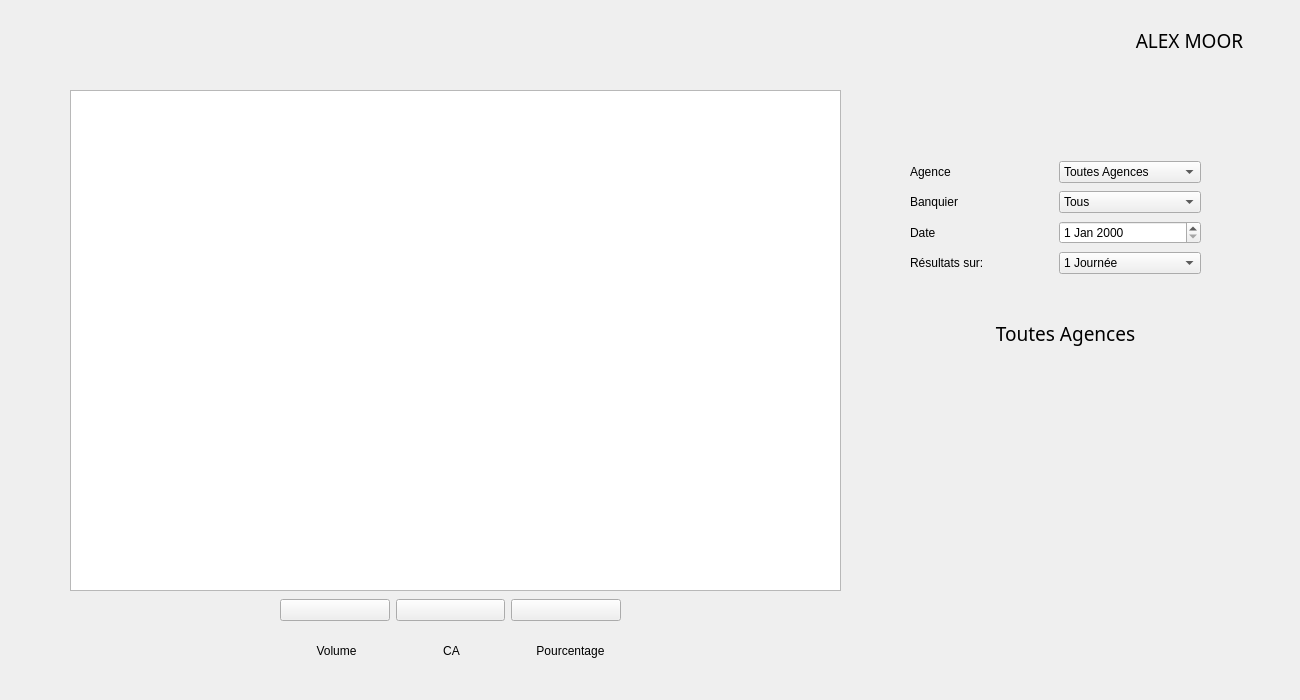
<?xml version="1.0" encoding="UTF-8"?>
<ui version="4.0">
 <class>pret</class>
 <widget class="QWidget" name="pret">
  <property name="geometry">
   <rect>
    <x>0</x>
    <y>0</y>
    <width>1300</width>
    <height>700</height>
   </rect>
  </property>
  <property name="windowTitle">
   <string>Form</string>
  </property>
  <widget class="QWidget" name="layoutWidget_2">
   <property name="geometry">
    <rect>
     <x>910</x>
     <y>160</y>
     <width>291</width>
     <height>119</height>
    </rect>
   </property>
   <layout class="QVBoxLayout" name="verticalLayout_4" stretch="0,0,0,0">
    <property name="spacing">
     <number>7</number>
    </property>
    <property name="rightMargin">
     <number>0</number>
    </property>
    <item>
     <layout class="QHBoxLayout" name="horizontalLayout_2">
      <property name="spacing">
       <number>7</number>
      </property>
      <item>
       <widget class="QLabel" name="label">
        <property name="text">
         <string>Agence</string>
        </property>
       </widget>
      </item>
      <item>
       <widget class="QComboBox" name="agence">
        <item>
         <property name="text">
          <string>Toutes Agences</string>
         </property>
        </item>
        <item>
         <property name="text">
          <string>Brest</string>
         </property>
        </item>
        <item>
         <property name="text">
          <string>Mulhouse</string>
         </property>
        </item>
        <item>
         <property name="text">
          <string>Marseille</string>
         </property>
        </item>
        <item>
         <property name="text">
          <string>Paris</string>
         </property>
        </item>
        <item>
         <property name="text">
          <string>Strasbourg</string>
         </property>
        </item>
       </widget>
      </item>
     </layout>
    </item>
    <item>
     <layout class="QHBoxLayout" name="horizontalLayout">
      <property name="sizeConstraint">
       <enum>QLayout::SetDefaultConstraint</enum>
      </property>
      <item>
       <widget class="QLabel" name="label_2">
        <property name="text">
         <string>Banquier</string>
        </property>
       </widget>
      </item>
      <item>
       <widget class="QComboBox" name="banquier">
        <item>
         <property name="text">
          <string>Tous </string>
         </property>
        </item>
        <item>
         <property name="text">
          <string>Ahmed Benmoussa</string>
         </property>
        </item>
        <item>
         <property name="text">
          <string>Alexandre Maurice</string>
         </property>
        </item>
        <item>
         <property name="text">
          <string>Alice Benarfa</string>
         </property>
        </item>
        <item>
         <property name="text">
          <string>Yanis Moujab</string>
         </property>
        </item>
       </widget>
      </item>
     </layout>
    </item>
    <item>
     <layout class="QHBoxLayout" name="horizontalLayout_6">
      <item>
       <widget class="QLabel" name="label_3">
        <property name="text">
         <string>Date</string>
        </property>
       </widget>
      </item>
      <item>
       <widget class="QDateEdit" name="date"/>
      </item>
     </layout>
    </item>
    <item>
     <layout class="QHBoxLayout" name="horizontalLayout_7" stretch="1,1">
      <item>
       <widget class="QLabel" name="label_4">
        <property name="text">
         <string>Résultats sur:</string>
        </property>
       </widget>
      </item>
      <item>
       <widget class="QComboBox" name="duree">
        <item>
         <property name="text">
          <string>1 Journée</string>
         </property>
        </item>
        <item>
         <property name="text">
          <string>1 Semaine</string>
         </property>
        </item>
        <item>
         <property name="text">
          <string>1 Mois</string>
         </property>
        </item>
        <item>
         <property name="text">
          <string>1 Année</string>
         </property>
        </item>
        <item>
         <property name="text">
          <string>10 Ans</string>
         </property>
        </item>
       </widget>
      </item>
     </layout>
    </item>
   </layout>
  </widget>
  <widget class="QWidget" name="layoutWidget">
   <property name="geometry">
    <rect>
     <x>1100</x>
     <y>10</y>
     <width>191</width>
     <height>61</height>
    </rect>
   </property>
   <layout class="QHBoxLayout" name="horizontalLayout_8" stretch="3,0">
    <property name="spacing">
     <number>12</number>
    </property>
    <item>
     <widget class="QLabel" name="username">
      <property name="font">
       <font>
        <family>MS PGothic</family>
        <pointsize>14</pointsize>
       </font>
      </property>
      <property name="text">
       <string>ALEX MOOR</string>
      </property>
      <property name="alignment">
       <set>Qt::AlignCenter</set>
      </property>
     </widget>
    </item>
    <item>
     <widget class="QLabel" name="pdp">
      <property name="text">
       <string>&lt;html&gt;&lt;head/&gt;&lt;body&gt;&lt;p align=&quot;right&quot;&gt;&lt;img src=&quot;:/assets/pic.png&quot;/&gt;&lt;/p&gt;&lt;/body&gt;&lt;/html&gt;</string>
      </property>
     </widget>
    </item>
   </layout>
  </widget>
  <widget class="QWidget" name="layoutWidget_4">
   <property name="geometry">
    <rect>
     <x>970</x>
     <y>320</y>
     <width>191</width>
     <height>181</height>
    </rect>
   </property>
   <layout class="QVBoxLayout" name="verticalLayout_9" stretch="0,2,0">
    <property name="spacing">
     <number>7</number>
    </property>
    <item>
     <widget class="QLabel" name="nom_agence">
      <property name="font">
       <font>
        <family>MS PGothic</family>
        <pointsize>14</pointsize>
        <weight>50</weight>
        <italic>false</italic>
        <bold>false</bold>
       </font>
      </property>
      <property name="text">
       <string>Toutes Agences</string>
      </property>
      <property name="alignment">
       <set>Qt::AlignCenter</set>
      </property>
     </widget>
    </item>
    <item>
     <widget class="QLabel" name="image">
      <property name="text">
       <string>&lt;html&gt;&lt;head/&gt;&lt;body&gt;&lt;p align='center'&gt;&lt;img src=':/assets/logo.png'/&gt;&lt;/p&gt;&lt;/body&gt;&lt;/html&gt;</string>
      </property>
     </widget>
    </item>
    <item>
     <widget class="QLabel" name="nom_banquier">
      <property name="font">
       <font>
        <family>MS PGothic</family>
        <pointsize>14</pointsize>
        <weight>50</weight>
        <italic>false</italic>
        <bold>false</bold>
       </font>
      </property>
      <property name="text">
       <string/>
      </property>
      <property name="alignment">
       <set>Qt::AlignCenter</set>
      </property>
     </widget>
    </item>
   </layout>
  </widget>
  <widget class="QtCharts::QChartView" name="chart_pret">
   <property name="geometry">
    <rect>
     <x>70</x>
     <y>90</y>
     <width>771</width>
     <height>501</height>
    </rect>
   </property>
  </widget>
  <widget class="QWidget" name="layoutWidget">
   <property name="geometry">
    <rect>
     <x>280</x>
     <y>590</y>
     <width>341</width>
     <height>41</height>
    </rect>
   </property>
   <layout class="QHBoxLayout" name="horizontalLayout_3">
    <item>
     <widget class="QPushButton" name="vol_pret">
      <property name="cursor">
       <cursorShape>PointingHandCursor</cursorShape>
      </property>
      <property name="text">
       <string/>
      </property>
      <property name="icon">
       <iconset resource="ressource.qrc">
        <normaloff>:/assets/vol.png</normaloff>:/assets/vol.png</iconset>
      </property>
      <property name="iconSize">
       <size>
        <width>25</width>
        <height>25</height>
       </size>
      </property>
     </widget>
    </item>
    <item>
     <widget class="QPushButton" name="ca_pret">
      <property name="cursor">
       <cursorShape>PointingHandCursor</cursorShape>
      </property>
      <property name="text">
       <string/>
      </property>
      <property name="icon">
       <iconset resource="ressource.qrc">
        <normaloff>:/assets/ca.png</normaloff>:/assets/ca.png</iconset>
      </property>
      <property name="iconSize">
       <size>
        <width>25</width>
        <height>25</height>
       </size>
      </property>
     </widget>
    </item>
    <item>
     <widget class="QPushButton" name="pourcentage_pret">
      <property name="cursor">
       <cursorShape>PointingHandCursor</cursorShape>
      </property>
      <property name="text">
       <string/>
      </property>
      <property name="icon">
       <iconset resource="ressource.qrc">
        <normaloff>:/assets/pourc.png</normaloff>:/assets/pourc.png</iconset>
      </property>
      <property name="iconSize">
       <size>
        <width>25</width>
        <height>25</height>
       </size>
      </property>
     </widget>
    </item>
   </layout>
  </widget>
  <widget class="QLabel" name="label_8">
   <property name="geometry">
    <rect>
     <x>296</x>
     <y>641</y>
     <width>81</width>
     <height>20</height>
    </rect>
   </property>
   <property name="text">
    <string>Volume</string>
   </property>
   <property name="alignment">
    <set>Qt::AlignCenter</set>
   </property>
  </widget>
  <widget class="QLabel" name="label_9">
   <property name="geometry">
    <rect>
     <x>406</x>
     <y>641</y>
     <width>91</width>
     <height>20</height>
    </rect>
   </property>
   <property name="text">
    <string>CA</string>
   </property>
   <property name="alignment">
    <set>Qt::AlignCenter</set>
   </property>
  </widget>
  <widget class="QLabel" name="label_10">
   <property name="geometry">
    <rect>
     <x>520</x>
     <y>640</y>
     <width>101</width>
     <height>21</height>
    </rect>
   </property>
   <property name="text">
    <string>Pourcentage</string>
   </property>
   <property name="alignment">
    <set>Qt::AlignCenter</set>
   </property>
  </widget>
  <zorder>layoutWidget</zorder>
  <zorder>chart_pret</zorder>
  <zorder>layoutWidget_2</zorder>
  <zorder>layoutWidget</zorder>
  <zorder>layoutWidget_4</zorder>
  <zorder>label_8</zorder>
  <zorder>label_9</zorder>
  <zorder>label_10</zorder>
 </widget>
 <customwidgets>
  <customwidget>
   <class>QtCharts::QChartView</class>
   <extends>QGraphicsView</extends>
   <header location="global">qtcharts/qchartview.h</header>
  </customwidget>
 </customwidgets>
 <resources>
  <include location="ressource.qrc"/>
 </resources>
 <connections/>
</ui>
